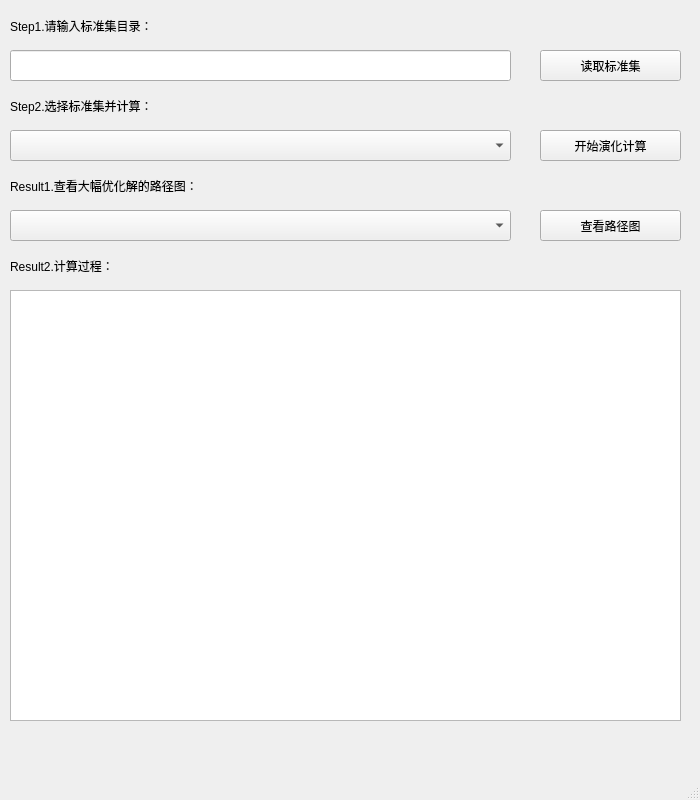
<?xml version="1.0" encoding="UTF-8"?>
<ui version="4.0">
 <class>MainWindow</class>
 <widget class="QMainWindow" name="MainWindow">
  <property name="geometry">
   <rect>
    <x>0</x>
    <y>0</y>
    <width>700</width>
    <height>800</height>
   </rect>
  </property>
  <property name="windowTitle">
   <string>MainWindow</string>
  </property>
  <widget class="QWidget" name="centralwidget">
   <widget class="QLabel" name="RESULT1_2">
    <property name="geometry">
     <rect>
      <x>10</x>
      <y>250</y>
      <width>371</width>
      <height>31</height>
     </rect>
    </property>
    <property name="text">
     <string>Result2.计算过程：</string>
    </property>
   </widget>
   <widget class="QPushButton" name="getPicBtn">
    <property name="geometry">
     <rect>
      <x>540</x>
      <y>210</y>
      <width>141</width>
      <height>31</height>
     </rect>
    </property>
    <property name="text">
     <string>查看路径图</string>
    </property>
    <property name="autoDefault">
     <bool>false</bool>
    </property>
    <property name="default">
     <bool>false</bool>
    </property>
   </widget>
   <widget class="QLabel" name="STEP1">
    <property name="geometry">
     <rect>
      <x>10</x>
      <y>10</y>
      <width>311</width>
      <height>31</height>
     </rect>
    </property>
    <property name="text">
     <string>Step1.请输入标准集目录：</string>
    </property>
   </widget>
   <widget class="QComboBox" name="pictureSlct">
    <property name="geometry">
     <rect>
      <x>10</x>
      <y>210</y>
      <width>501</width>
      <height>31</height>
     </rect>
    </property>
   </widget>
   <widget class="QPushButton" name="getPathBtn">
    <property name="geometry">
     <rect>
      <x>540</x>
      <y>50</y>
      <width>141</width>
      <height>31</height>
     </rect>
    </property>
    <property name="text">
     <string>读取标准集</string>
    </property>
   </widget>
   <widget class="QTextBrowser" name="textBrowser">
    <property name="geometry">
     <rect>
      <x>10</x>
      <y>290</y>
      <width>671</width>
      <height>431</height>
     </rect>
    </property>
   </widget>
   <widget class="QComboBox" name="testSetSlct">
    <property name="geometry">
     <rect>
      <x>10</x>
      <y>130</y>
      <width>501</width>
      <height>31</height>
     </rect>
    </property>
   </widget>
   <widget class="QLabel" name="STEP2">
    <property name="geometry">
     <rect>
      <x>10</x>
      <y>90</y>
      <width>301</width>
      <height>31</height>
     </rect>
    </property>
    <property name="text">
     <string>Step2.选择标准集并计算：</string>
    </property>
   </widget>
   <widget class="QLineEdit" name="pathEdit">
    <property name="geometry">
     <rect>
      <x>10</x>
      <y>50</y>
      <width>501</width>
      <height>31</height>
     </rect>
    </property>
   </widget>
   <widget class="QPushButton" name="startCltBtn">
    <property name="geometry">
     <rect>
      <x>540</x>
      <y>130</y>
      <width>141</width>
      <height>31</height>
     </rect>
    </property>
    <property name="text">
     <string>开始演化计算</string>
    </property>
    <property name="autoDefault">
     <bool>false</bool>
    </property>
    <property name="default">
     <bool>false</bool>
    </property>
   </widget>
   <widget class="QLabel" name="RESULT1">
    <property name="geometry">
     <rect>
      <x>10</x>
      <y>170</y>
      <width>421</width>
      <height>31</height>
     </rect>
    </property>
    <property name="text">
     <string>Result1.查看大幅优化解的路径图：</string>
    </property>
   </widget>
  </widget>
  <widget class="QMenuBar" name="menubar">
   <property name="geometry">
    <rect>
     <x>0</x>
     <y>0</y>
     <width>700</width>
     <height>21</height>
    </rect>
   </property>
  </widget>
  <widget class="QStatusBar" name="statusbar"/>
 </widget>
 <resources/>
 <connections/>
</ui>
